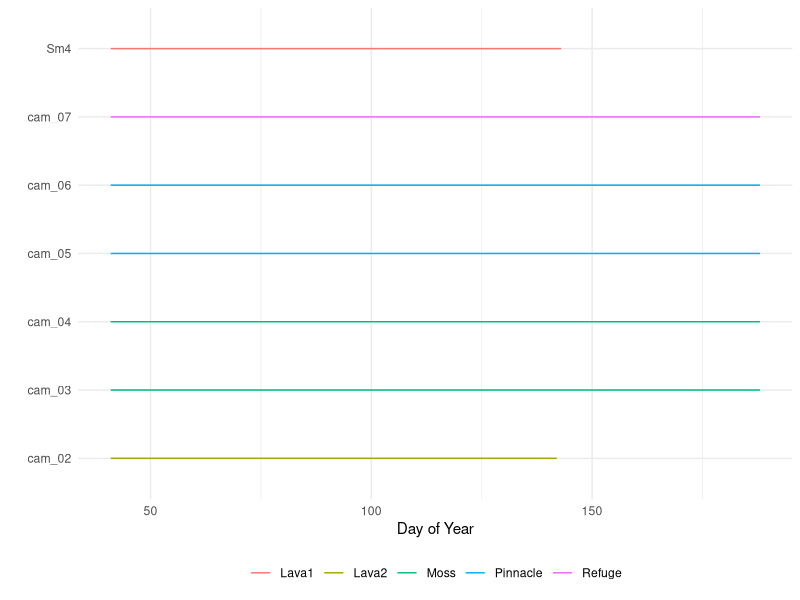

This figure's R source: (Note: this script raises an error after producing the figure.)
## Deployment dates plot
## A DuVall ajduvall@uw.edu

## load libraries
library(here)
library(tidyverse)
library(lubridate)
library(ggplot2)

## load deployment data
deploy <- read.csv(here("data", "deployment_data.csv"), sep = ";") 

deploy2 <- deploy %>%
  filter(unit_type == "Reconyx" | unit_type == "SM4") %>%
  dplyr::select(site, unit_type, unit_id, date_deployed, date_retrieved) %>%
  group_by(site, unit_type, unit_id) %>% 
  pivot_longer(cols = c(date_deployed, date_retrieved), names_to = "type", values_to = "date") %>%
  mutate(date = as_date(date, format = "%m/%d/%Y"))

## lava1 cam
lava1 <- deploy2 %>%
  filter(site == "Lava1" & unit_id == "cam_01") 
lava1[1,5]
start_date <- ymd("2021-02-10")
lava1[nrow(lava1),5]
end_date <- ymd("2021-05-23")
n_days <- interval(start_date,end_date)/days(1)
int <- start_date + days(0:n_days)
site <- rep("Lava1", length(int))
cam <- rep("cam_01", length(int))
df1 <- bind_cols(site, int, cam)
colnames(df1) <- c("site", "date", "unit_id")

## lava 1 SM4
lava1 <- deploy2 %>%
  filter(site == "Lava1" & unit_id == "SM4") 
lava1[1,5]
start_date <- ymd("2021-02-10")
lava1[nrow(lava1),5]
end_date <- ymd("2021-05-23")
n_days <- interval(start_date,end_date)/days(1)
int <- start_date + days(0:n_days)
site <- rep("Lava1", length(int))
cam <- rep("Sm4", length(int))
df1 <- bind_cols(site, int, cam)
colnames(df1) <- c("site", "date", "unit_id")

## lava2
lava2 <- deploy2 %>%
  filter(site == "Lava2" & unit_id == "cam_02") 
lava2[1,5]
start_date <- ymd("2021-02-10")
lava2[nrow(lava2),5]
end_date <- ymd("2021-05-22")
n_days <- interval(start_date,end_date)/days(1)
int <- start_date + days(0:n_days)
site <- rep("Lava2", length(int))
cam <- rep("cam_02", length(int))
df2 <- bind_cols(site, int, cam)
colnames(df2) <- c("site", "date", "unit_id")

## moss first cam
moss1 <- deploy2 %>%
  filter(site == "Moss" & unit_id == "cam_03") 
moss1[1,5]
start_date <- ymd("2021-02-10")
moss1[nrow(moss1),5]
end_date <- ymd("2021-07-07")
n_days <- interval(start_date,end_date)/days(1)
int <- start_date + days(0:n_days)
site <- rep("Moss", length(int))
cam <- rep("cam_03", length(int))
df3 <- bind_cols(site, int, cam)
colnames(df3) <- c("site", "date", "unit_id")

## moss second cam
moss2 <- deploy2 %>%
  filter(site == "Moss" & unit_id == "cam_04") 
moss2[1,5]
start_date <- ymd("2021-02-10")
moss2[nrow(moss2),5]
end_date <- ymd("2021-07-07")
n_days <- interval(start_date,end_date)/days(1)
int <- start_date + days(0:n_days)
site <- rep("Moss", length(int))
cam <- rep("cam_04", length(int))
df4 <- bind_cols(site, int, cam)
colnames(df4) <- c("site", "date", "unit_id")

## pinn first cam
pinn1 <- deploy2 %>%
  filter(site == "Pinnacle" & unit_id == "cam_05") 
pinn1[1,5]
start_date <- ymd("2021-02-10")
pinn1[nrow(pinn1),5]
end_date <- ymd("2021-07-07")
n_days <- interval(start_date,end_date)/days(1)
int <- start_date + days(0:n_days)
site <- rep("Pinnacle", length(int))
cam <- rep("cam_05", length(int))
df5 <- bind_cols(site, int, cam)
colnames(df5) <- c("site", "date", "unit_id")

## pinn second cam
pinn2 <- deploy2 %>%
  filter(site == "Pinnacle" & unit_id == "cam_06") 
pinn2[1,5]
start_date <- ymd("2021-02-10")
pinn2[nrow(pinn2),5]
end_date <- ymd("2021-07-07")
n_days <- interval(start_date,end_date)/days(1)
int <- start_date + days(0:n_days)
site <- rep("Pinnacle", length(int))
cam <- rep("cam_06", length(int))
df6 <- bind_cols(site, int, cam)
colnames(df6) <- c("site", "date", "unit_id")

## refuge
refuge <- deploy2 %>%
  filter(site == "Refuge" & unit_id == "cam_07") 
refuge[1,5]
start_date <- ymd("2021-02-10")
refuge[nrow(refuge),5]
end_date <- ymd("2021-07-07")
n_days <- interval(start_date,end_date)/days(1)
int <- start_date + days(0:n_days)
site <- rep("Refuge", length(int))
cam <- rep("cam_07", length(int))
df7 <- bind_cols(site, int, cam)
colnames(df7) <- c("site", "date", "unit_id")

### final camera df
plotdf <- bind_rows(df1, df2, df3, df4, df5, df6, df7) %>%
  mutate(jul = as.numeric(format(date, "%j")))

### plotting
ggplot(plotdf) +
  geom_line(aes(x = jul, y = unit_id, color = site)) +
  xlab("Day of Year") + ylab("") +
  theme_minimal() +
  theme(legend.position = "bottom",
        legend.title = element_blank())

ggplot(camdf) +
  geom_point(aes(x = jul2, y = as.factor(year)), size = 0.5) +
  geom_point(aes(x = jul2, y = as.factor(year), color = island, size = Total), alpha = 0.5) +
  theme_minimal() + xlab("Survey Date") + ylab("Year") +
  #scale_x_continuous(position = "top") +
  scale_x_date(labels = function(x) format(x, "%d-%b"), date_breaks = "1 month") +
  scale_size_binned(breaks = c(1, 10, 20, 30, 40, 50, 60),
                    labels = function(x) as.character(round(x,0))) +
  theme(axis.text.x = element_text(angle = 90, size = 10),
        legend.position = "bottom") +
  guides(size = guide_bins(axis = FALSE))

